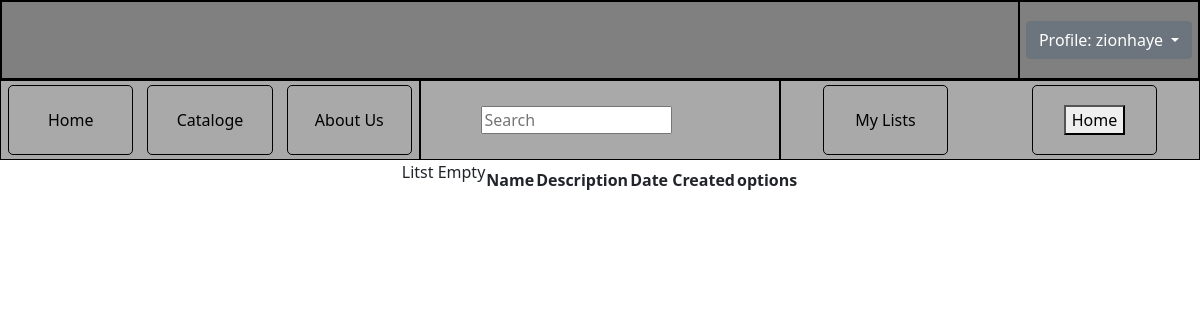
Page /MyLists/ (signed in) on the earlier database version.
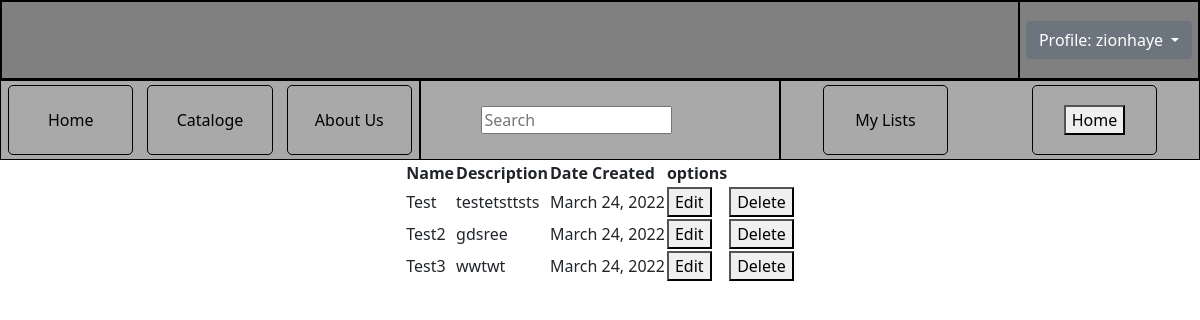
Same page on the later database version.
### smartshopperapp/models.py (models this page shows)
class List (models.Model):
    name = models.CharField(max_length=50)
    description = models.CharField(max_length=50, null=True)
    is_Active = models.BooleanField(default=True)
    date_created = models.DateField(auto_now_add=True)
    user = models.ForeignKey(User,on_delete=models.CASCADE, null=True)
    configuration = models.ForeignKey(Configuration,on_delete=models.CASCADE, null=True)

### smartshopperapp/views.py (the view)
# urls.py: path('MyLists/',views.display_my_lists, name="display_my_last"),
def display_my_lists(request):
    if request.user.is_authenticated:
        user = request.user
        current_user_lists = get_registered_user_lists(user)
        return render(request ,  'displaylists.html' , {'lists':current_user_lists})

### smartshopperapp/databaseprocessors/listprocessor.py (called while the page is built)
def get_registered_user_lists(user):
    current_user_list = List.objects.all().filter(user=user)
    if current_user_list.exists():
        return current_user_list
    else:
        return None

### smartshopperapp/templates/displaylists.html (shortened to what this page needs)
{% extends "basetemplate1.html" %}
{% block head %}
{% load static %}
<link rel="stylesheet" type="text/css" href="{% static 'stylesheets\displaylistsstyle.css' %}?{% now "U" %}">
{% endblock %}
{% block content %}
    <div id="content">
        <table id="list-table">
            <tr>
                <th>Name</th>
                <th>Description</th>
                <th>Date Created</th>
                <th>options</th>
            </tr>
            {% if lists != None %}
                {% for list in lists %}
                    <tr>
                        <td>{{list.name}}</td>
                        <td>{{list.description}}</td>
                        <td>{{list.date_created}}</td>
                        <td><button>Edit</button></td>
                        <td><button onclick="window.location.href='/DeleteList/{{list.id}}/'">Delete</button></td>
                    </tr>
                {% endfor %}
        </table>
            {% else %}
                    <p>Litst Empty</p>
            {% endif %}
    </div>
{% endblock %}

Differences in the rows shown:
added List: name "Test", description "testetsttsts", date_created "March 24, 2022"
added List: name "Test2", description "gdsree", date_created "March 24, 2022"
added List: name "Test3", description "wwtwt", date_created "March 24, 2022"
Other differences:
text no longer shown: "Litst Empty"
